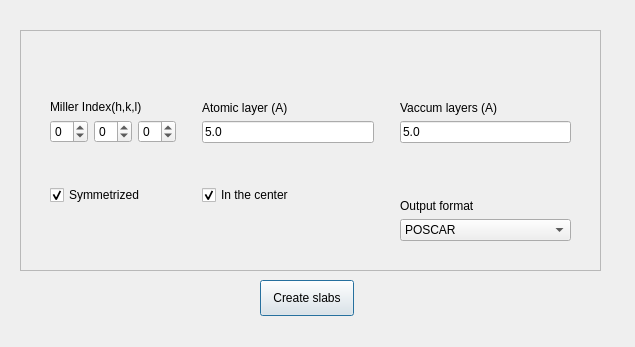
<?xml version="1.0" encoding="UTF-8"?>
<ui version="4.0">
 <class>Dialog</class>
 <widget class="QDialog" name="Dialog">
  <property name="geometry">
   <rect>
    <x>0</x>
    <y>0</y>
    <width>635</width>
    <height>347</height>
   </rect>
  </property>
  <property name="sizePolicy">
   <sizepolicy hsizetype="Preferred" vsizetype="Preferred">
    <horstretch>0</horstretch>
    <verstretch>0</verstretch>
   </sizepolicy>
  </property>
  <property name="windowTitle">
   <string>Dialog</string>
  </property>
  <property name="modal">
   <bool>true</bool>
  </property>
  <widget class="QFrame" name="frame">
   <property name="geometry">
    <rect>
     <x>20</x>
     <y>30</y>
     <width>581</width>
     <height>241</height>
    </rect>
   </property>
   <property name="frameShape">
    <enum>QFrame::StyledPanel</enum>
   </property>
   <property name="frameShadow">
    <enum>QFrame::Raised</enum>
   </property>
   <widget class="QWidget" name="gridLayoutWidget">
    <property name="geometry">
     <rect>
      <x>30</x>
      <y>20</y>
      <width>521</width>
      <height>191</height>
     </rect>
    </property>
    <layout class="QGridLayout" name="gridLayout">
     <item row="2" column="5">
      <layout class="QVBoxLayout" name="verticalLayout_5">
       <item>
        <widget class="QLabel" name="label_5">
         <property name="text">
          <string>Output format</string>
         </property>
         <property name="alignment">
          <set>Qt::AlignBottom|Qt::AlignLeading|Qt::AlignLeft</set>
         </property>
        </widget>
       </item>
       <item>
        <widget class="QComboBox" name="comboBox">
         <item>
          <property name="text">
           <string>POSCAR</string>
          </property>
         </item>
         <item>
          <property name="text">
           <string>.cif</string>
          </property>
         </item>
        </widget>
       </item>
      </layout>
     </item>
     <item row="2" column="1">
      <spacer name="verticalSpacer">
       <property name="orientation">
        <enum>Qt::Vertical</enum>
       </property>
       <property name="sizeHint" stdset="0">
        <size>
         <width>20</width>
         <height>40</height>
        </size>
       </property>
      </spacer>
     </item>
     <item row="1" column="3">
      <layout class="QVBoxLayout" name="verticalLayout_2">
       <item>
        <widget class="QLabel" name="label_2">
         <property name="text">
          <string>Atomic layer (A)</string>
         </property>
         <property name="alignment">
          <set>Qt::AlignBottom|Qt::AlignLeading|Qt::AlignLeft</set>
         </property>
        </widget>
       </item>
       <item>
        <widget class="QLineEdit" name="lineEdit_4">
         <property name="text">
          <string>5.0</string>
         </property>
        </widget>
       </item>
      </layout>
     </item>
     <item row="2" column="3">
      <layout class="QVBoxLayout" name="verticalLayout_3">
       <item>
        <widget class="QCheckBox" name="checkBox_2">
         <property name="text">
          <string>In the center</string>
         </property>
         <property name="checked">
          <bool>true</bool>
         </property>
        </widget>
       </item>
      </layout>
     </item>
     <item row="1" column="1">
      <spacer name="verticalSpacer_2">
       <property name="orientation">
        <enum>Qt::Vertical</enum>
       </property>
       <property name="sizeHint" stdset="0">
        <size>
         <width>20</width>
         <height>40</height>
        </size>
       </property>
      </spacer>
     </item>
     <item row="1" column="5">
      <layout class="QVBoxLayout" name="verticalLayout_4">
       <item>
        <widget class="QLabel" name="label_4">
         <property name="text">
          <string>Vaccum layers (A)</string>
         </property>
         <property name="alignment">
          <set>Qt::AlignBottom|Qt::AlignLeading|Qt::AlignLeft</set>
         </property>
        </widget>
       </item>
       <item>
        <widget class="QLineEdit" name="lineEdit_6">
         <property name="text">
          <string>5.0</string>
         </property>
        </widget>
       </item>
      </layout>
     </item>
     <item row="1" column="0">
      <layout class="QVBoxLayout" name="verticalLayout">
       <item>
        <widget class="QLabel" name="label">
         <property name="text">
          <string>Miller Index(h,k,l)</string>
         </property>
         <property name="alignment">
          <set>Qt::AlignBottom|Qt::AlignLeading|Qt::AlignLeft</set>
         </property>
        </widget>
       </item>
       <item>
        <layout class="QHBoxLayout" name="horizontalLayout">
         <item>
          <widget class="QSpinBox" name="spinBox">
           <property name="minimum">
            <number>-9</number>
           </property>
           <property name="maximum">
            <number>9</number>
           </property>
          </widget>
         </item>
         <item>
          <widget class="QSpinBox" name="spinBox_2">
           <property name="minimum">
            <number>-9</number>
           </property>
           <property name="maximum">
            <number>9</number>
           </property>
          </widget>
         </item>
         <item>
          <widget class="QSpinBox" name="spinBox_3">
           <property name="minimum">
            <number>-9</number>
           </property>
           <property name="maximum">
            <number>9</number>
           </property>
          </widget>
         </item>
        </layout>
       </item>
      </layout>
     </item>
     <item row="2" column="0">
      <layout class="QVBoxLayout" name="verticalLayout_6">
       <item>
        <widget class="QCheckBox" name="checkBox">
         <property name="text">
          <string>Symmetrized</string>
         </property>
         <property name="checked">
          <bool>true</bool>
         </property>
        </widget>
       </item>
      </layout>
     </item>
     <item row="1" column="4">
      <spacer name="verticalSpacer_3">
       <property name="orientation">
        <enum>Qt::Vertical</enum>
       </property>
       <property name="sizeHint" stdset="0">
        <size>
         <width>20</width>
         <height>40</height>
        </size>
       </property>
      </spacer>
     </item>
     <item row="2" column="4">
      <spacer name="verticalSpacer_4">
       <property name="orientation">
        <enum>Qt::Vertical</enum>
       </property>
       <property name="sizeHint" stdset="0">
        <size>
         <width>20</width>
         <height>40</height>
        </size>
       </property>
      </spacer>
     </item>
    </layout>
   </widget>
  </widget>
  <widget class="QPushButton" name="pushButton">
   <property name="geometry">
    <rect>
     <x>260</x>
     <y>280</y>
     <width>94</width>
     <height>36</height>
    </rect>
   </property>
   <property name="text">
    <string>Create slabs</string>
   </property>
  </widget>
 </widget>
 <resources/>
 <connections/>
</ui>
